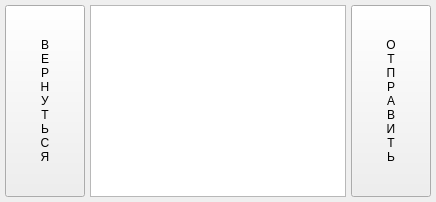
              <widget class="QWidget" name="orderSettingsStackedWidgetPage2">
               <layout class="QHBoxLayout" name="horizontalLayout_19" stretch="1,8,1">
                <property name="spacing">
                 <number>5</number>
                </property>
                <property name="leftMargin">
                 <number>5</number>
                </property>
                <property name="topMargin">
                 <number>5</number>
                </property>
                <property name="rightMargin">
                 <number>5</number>
                </property>
                <property name="bottomMargin">
                 <number>5</number>
                </property>
                <item>
                 <widget class="QPushButton" name="pushButton_20">
                  <property name="sizePolicy">
                   <sizepolicy hsizetype="Minimum" vsizetype="Preferred">
                    <horstretch>0</horstretch>
                    <verstretch>0</verstretch>
                   </sizepolicy>
                  </property>
                  <property name="text">
                   <string>В
Е
Р
Н
У
Т
Ь
С
Я</string>
                  </property>
                 </widget>
                </item>
                <item>
                 <widget class="QListWidget" name="messageTemplatesList"/>
                </item>
                <item>
                 <widget class="QPushButton" name="pushButton_22">
                  <property name="sizePolicy">
                   <sizepolicy hsizetype="Minimum" vsizetype="Preferred">
                    <horstretch>0</horstretch>
                    <verstretch>0</verstretch>
                   </sizepolicy>
                  </property>
                  <property name="text">
                   <string>О
Т
П
Р
А
В
И
Т
Ь</string>
                  </property>
                 </widget>
                </item>
               </layout>
              </widget>
